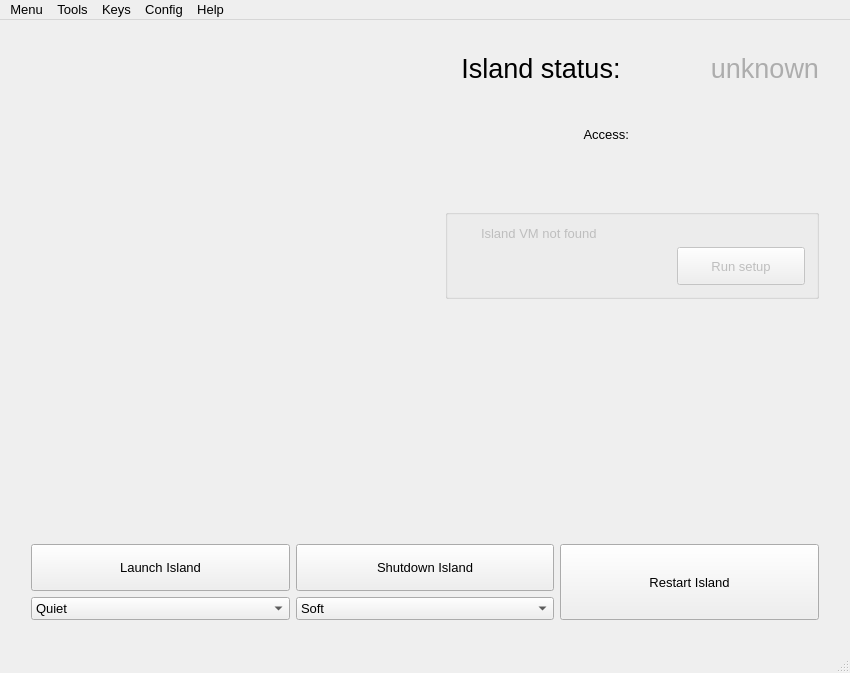
<?xml version="1.0" encoding="UTF-8"?>
<ui version="4.0">
 <class>MainWindow</class>
 <widget class="QMainWindow" name="MainWindow">
  <property name="geometry">
   <rect>
    <x>0</x>
    <y>0</y>
    <width>850</width>
    <height>673</height>
   </rect>
  </property>
  <property name="minimumSize">
   <size>
    <width>640</width>
    <height>480</height>
   </size>
  </property>
  <property name="font">
   <font>
    <pointsize>10</pointsize>
   </font>
  </property>
  <property name="windowTitle">
   <string>Island Manager</string>
  </property>
  <property name="windowIcon">
   <iconset resource="../../resources/resources.qrc">
    <normaloff>:/images/icons/island128.png</normaloff>:/images/icons/island128.png</iconset>
  </property>
  <property name="locale">
   <locale language="English" country="UnitedStates"/>
  </property>
  <widget class="QWidget" name="centralWidget">
   <layout class="QVBoxLayout" name="verticalLayout_7">
    <item>
     <layout class="QVBoxLayout" name="verticalLayout_6">
      <property name="spacing">
       <number>5</number>
      </property>
      <property name="leftMargin">
       <number>20</number>
      </property>
      <property name="topMargin">
       <number>20</number>
      </property>
      <property name="rightMargin">
       <number>20</number>
      </property>
      <property name="bottomMargin">
       <number>20</number>
      </property>
      <item>
       <layout class="QHBoxLayout" name="horizontalLayout_7">
        <item>
         <layout class="QHBoxLayout" name="horizontalLayout_3">
          <property name="leftMargin">
           <number>25</number>
          </property>
          <property name="topMargin">
           <number>25</number>
          </property>
          <item>
           <layout class="QVBoxLayout" name="verticalLayout_3">
            <item>
             <widget class="QLabel" name="label">
              <property name="sizePolicy">
               <sizepolicy hsizetype="Fixed" vsizetype="Fixed">
                <horstretch>0</horstretch>
                <verstretch>0</verstretch>
               </sizepolicy>
              </property>
              <property name="text">
               <string/>
              </property>
              <property name="pixmap">
               <pixmap resource="../../resources/resources.qrc">:/images/icons/island256.png</pixmap>
              </property>
              <property name="scaledContents">
               <bool>true</bool>
              </property>
             </widget>
            </item>
           </layout>
          </item>
         </layout>
        </item>
        <item>
         <spacer name="horizontalSpacer">
          <property name="orientation">
           <enum>Qt::Horizontal</enum>
          </property>
          <property name="sizeHint" stdset="0">
           <size>
            <width>40</width>
            <height>20</height>
           </size>
          </property>
         </spacer>
        </item>
        <item>
         <layout class="QVBoxLayout" name="verticalLayout_5">
          <item>
           <layout class="QHBoxLayout" name="horizontalLayout_2" stretch="0,0">
            <property name="spacing">
             <number>9</number>
            </property>
            <property name="sizeConstraint">
             <enum>QLayout::SetMaximumSize</enum>
            </property>
            <property name="topMargin">
             <number>2</number>
            </property>
            <property name="bottomMargin">
             <number>24</number>
            </property>
            <item>
             <widget class="QLabel" name="islandStatusLabel">
              <property name="sizePolicy">
               <sizepolicy hsizetype="Preferred" vsizetype="Preferred">
                <horstretch>0</horstretch>
                <verstretch>0</verstretch>
               </sizepolicy>
              </property>
              <property name="maximumSize">
               <size>
                <width>1965</width>
                <height>30</height>
               </size>
              </property>
              <property name="font">
               <font>
                <family>Arial</family>
                <pointsize>20</pointsize>
               </font>
              </property>
              <property name="styleSheet">
               <string notr="true"/>
              </property>
              <property name="text">
               <string>Island status: </string>
              </property>
              <property name="scaledContents">
               <bool>false</bool>
              </property>
              <property name="alignment">
               <set>Qt::AlignRight|Qt::AlignTrailing|Qt::AlignVCenter</set>
              </property>
              <property name="margin">
               <number>0</number>
              </property>
             </widget>
            </item>
            <item>
             <widget class="QLabel" name="islandStatus">
              <property name="sizePolicy">
               <sizepolicy hsizetype="Fixed" vsizetype="Preferred">
                <horstretch>0</horstretch>
                <verstretch>0</verstretch>
               </sizepolicy>
              </property>
              <property name="maximumSize">
               <size>
                <width>1965</width>
                <height>30</height>
               </size>
              </property>
              <property name="palette">
               <palette>
                <active>
                 <colorrole role="WindowText">
                  <brush brushstyle="SolidPattern">
                   <color alpha="255">
                    <red>173</red>
                    <green>173</green>
                    <blue>173</blue>
                   </color>
                  </brush>
                 </colorrole>
                </active>
                <inactive>
                 <colorrole role="WindowText">
                  <brush brushstyle="SolidPattern">
                   <color alpha="255">
                    <red>173</red>
                    <green>173</green>
                    <blue>173</blue>
                   </color>
                  </brush>
                 </colorrole>
                </inactive>
                <disabled>
                 <colorrole role="WindowText">
                  <brush brushstyle="SolidPattern">
                   <color alpha="255">
                    <red>120</red>
                    <green>120</green>
                    <blue>120</blue>
                   </color>
                  </brush>
                 </colorrole>
                </disabled>
               </palette>
              </property>
              <property name="font">
               <font>
                <family>Arial</family>
                <pointsize>20</pointsize>
               </font>
              </property>
              <property name="styleSheet">
               <string notr="true"/>
              </property>
              <property name="text">
               <string>unknown</string>
              </property>
              <property name="alignment">
               <set>Qt::AlignRight|Qt::AlignTrailing|Qt::AlignVCenter</set>
              </property>
              <property name="margin">
               <number>0</number>
              </property>
             </widget>
            </item>
           </layout>
          </item>
          <item>
           <layout class="QHBoxLayout" name="horizontalLayout_6">
            <property name="topMargin">
             <number>14</number>
            </property>
            <property name="bottomMargin">
             <number>0</number>
            </property>
            <item>
             <widget class="QLabel" name="island_access_label">
              <property name="layoutDirection">
               <enum>Qt::LeftToRight</enum>
              </property>
              <property name="text">
               <string>Access:</string>
              </property>
              <property name="alignment">
               <set>Qt::AlignRight|Qt::AlignTrailing|Qt::AlignVCenter</set>
              </property>
             </widget>
            </item>
            <item>
             <widget class="QLabel" name="island_access_address">
              <property name="font">
               <font>
                <underline>true</underline>
               </font>
              </property>
              <property name="styleSheet">
               <string notr="true"/>
              </property>
              <property name="text">
               <string notr="true"/>
              </property>
              <property name="openExternalLinks">
               <bool>true</bool>
              </property>
             </widget>
            </item>
           </layout>
          </item>
          <item>
           <layout class="QHBoxLayout" name="horizontalLayout_8">
            <property name="bottomMargin">
             <number>0</number>
            </property>
            <item>
             <widget class="QLabel" name="island_admin_access_address">
              <property name="font">
               <font>
                <underline>true</underline>
               </font>
              </property>
              <property name="layoutDirection">
               <enum>Qt::LeftToRight</enum>
              </property>
              <property name="styleSheet">
               <string notr="true"/>
              </property>
              <property name="text">
               <string notr="true"/>
              </property>
              <property name="alignment">
               <set>Qt::AlignRight|Qt::AlignTrailing|Qt::AlignVCenter</set>
              </property>
              <property name="openExternalLinks">
               <bool>true</bool>
              </property>
             </widget>
            </item>
           </layout>
          </item>
          <item>
           <spacer name="verticalSpacer_2">
            <property name="orientation">
             <enum>Qt::Vertical</enum>
            </property>
            <property name="sizeHint" stdset="0">
             <size>
              <width>20</width>
              <height>40</height>
             </size>
            </property>
           </spacer>
          </item>
          <item>
           <widget class="QGroupBox" name="groupBox">
            <property name="enabled">
             <bool>false</bool>
            </property>
            <property name="visible">
             <bool>false</bool>
            </property>
            <property name="layoutDirection">
             <enum>Qt::RightToLeft</enum>
            </property>
            <property name="styleSheet">
             <string notr="true"/>
            </property>
            <property name="title">
             <string/>
            </property>
            <property name="alignment">
             <set>Qt::AlignRight|Qt::AlignTrailing|Qt::AlignVCenter</set>
            </property>
            <layout class="QVBoxLayout" name="verticalLayout">
             <item>
              <layout class="QHBoxLayout" name="horizontalLayout_5">
               <item>
                <widget class="QLabel" name="setup_required_reason">
                 <property name="text">
                  <string>Island VM not found</string>
                 </property>
                </widget>
               </item>
               <item>
                <widget class="QLabel" name="setup_required_icon">
                 <property name="maximumSize">
                  <size>
                   <width>16</width>
                   <height>16</height>
                  </size>
                 </property>
                 <property name="text">
                  <string/>
                 </property>
                 <property name="pixmap">
                  <pixmap resource="../../resources/resources.qrc">:/images/info</pixmap>
                 </property>
                 <property name="scaledContents">
                  <bool>true</bool>
                 </property>
                </widget>
               </item>
              </layout>
             </item>
             <item>
              <layout class="QHBoxLayout" name="horizontalLayout">
               <property name="spacing">
                <number>0</number>
               </property>
               <property name="rightMargin">
                <number>0</number>
               </property>
               <property name="bottomMargin">
                <number>0</number>
               </property>
               <item>
                <widget class="QPushButton" name="button_launch_setup">
                 <property name="sizePolicy">
                  <sizepolicy hsizetype="Maximum" vsizetype="Fixed">
                   <horstretch>0</horstretch>
                   <verstretch>0</verstretch>
                  </sizepolicy>
                 </property>
                 <property name="layoutDirection">
                  <enum>Qt::LeftToRight</enum>
                 </property>
                 <property name="styleSheet">
                  <string notr="true">width: 120px; height: 30px</string>
                 </property>
                 <property name="text">
                  <string>Run setup</string>
                 </property>
                 <property name="icon">
                  <iconset resource="../../resources/resources.qrc">
                   <normaloff>:/images/gear</normaloff>:/images/gear</iconset>
                 </property>
                </widget>
               </item>
               <item>
                <spacer name="horizontalSpacer_2">
                 <property name="orientation">
                  <enum>Qt::Horizontal</enum>
                 </property>
                 <property name="sizeHint" stdset="0">
                  <size>
                   <width>40</width>
                   <height>20</height>
                  </size>
                 </property>
                </spacer>
               </item>
              </layout>
             </item>
            </layout>
           </widget>
          </item>
         </layout>
        </item>
       </layout>
      </item>
      <item>
       <spacer name="verticalSpacer">
        <property name="orientation">
         <enum>Qt::Vertical</enum>
        </property>
        <property name="sizeHint" stdset="0">
         <size>
          <width>20</width>
          <height>40</height>
         </size>
        </property>
       </spacer>
      </item>
      <item>
       <layout class="QHBoxLayout" name="horizontalLayout_4">
        <item>
         <layout class="QVBoxLayout" name="verticalLayout_2">
          <item>
           <widget class="QPushButton" name="launchIslandButton">
            <property name="sizePolicy">
             <sizepolicy hsizetype="Minimum" vsizetype="Preferred">
              <horstretch>0</horstretch>
              <verstretch>0</verstretch>
             </sizepolicy>
            </property>
            <property name="focusPolicy">
             <enum>Qt::NoFocus</enum>
            </property>
            <property name="whatsThis">
             <string>&lt;html&gt;&lt;head/&gt;&lt;body&gt;&lt;p&gt;Launch island. &lt;/p&gt;&lt;/body&gt;&lt;/html&gt;</string>
            </property>
            <property name="text">
             <string>Launch Island</string>
            </property>
            <property name="icon">
             <iconset resource="../../resources/resources.qrc">
              <normaloff>:/images/play</normaloff>:/images/play</iconset>
            </property>
            <property name="iconSize">
             <size>
              <width>48</width>
              <height>48</height>
             </size>
            </property>
            <property name="autoDefault">
             <bool>false</bool>
            </property>
            <property name="default">
             <bool>false</bool>
            </property>
            <property name="flat">
             <bool>false</bool>
            </property>
           </widget>
          </item>
          <item>
           <widget class="QComboBox" name="launchMode">
            <property name="focusPolicy">
             <enum>Qt::NoFocus</enum>
            </property>
            <item>
             <property name="text">
              <string>Quiet</string>
             </property>
            </item>
            <item>
             <property name="text">
              <string>Normal</string>
             </property>
            </item>
           </widget>
          </item>
         </layout>
        </item>
        <item>
         <layout class="QVBoxLayout" name="verticalLayout_4">
          <item>
           <widget class="QPushButton" name="shutdownIslandButton">
            <property name="sizePolicy">
             <sizepolicy hsizetype="Minimum" vsizetype="Preferred">
              <horstretch>0</horstretch>
              <verstretch>0</verstretch>
             </sizepolicy>
            </property>
            <property name="focusPolicy">
             <enum>Qt::NoFocus</enum>
            </property>
            <property name="styleSheet">
             <string notr="true">padding: 15px</string>
            </property>
            <property name="text">
             <string>Shutdown Island</string>
            </property>
            <property name="icon">
             <iconset resource="../../resources/resources.qrc">
              <normaloff>:/images/stop</normaloff>:/images/stop</iconset>
            </property>
            <property name="iconSize">
             <size>
              <width>48</width>
              <height>48</height>
             </size>
            </property>
            <property name="autoDefault">
             <bool>false</bool>
            </property>
            <property name="default">
             <bool>false</bool>
            </property>
            <property name="flat">
             <bool>false</bool>
            </property>
           </widget>
          </item>
          <item>
           <widget class="QComboBox" name="stopMode">
            <property name="focusPolicy">
             <enum>Qt::NoFocus</enum>
            </property>
            <item>
             <property name="text">
              <string>Soft</string>
             </property>
            </item>
            <item>
             <property name="text">
              <string>Force</string>
             </property>
            </item>
           </widget>
          </item>
         </layout>
        </item>
        <item>
         <widget class="QPushButton" name="restartIslandButton">
          <property name="sizePolicy">
           <sizepolicy hsizetype="Minimum" vsizetype="Preferred">
            <horstretch>0</horstretch>
            <verstretch>0</verstretch>
           </sizepolicy>
          </property>
          <property name="font">
           <font>
            <kerning>true</kerning>
           </font>
          </property>
          <property name="focusPolicy">
           <enum>Qt::NoFocus</enum>
          </property>
          <property name="styleSheet">
           <string notr="true">padding: 20px;</string>
          </property>
          <property name="text">
           <string>Restart Island</string>
          </property>
          <property name="icon">
           <iconset resource="../../resources/resources.qrc">
            <normaloff>:/images/reload</normaloff>:/images/reload</iconset>
          </property>
          <property name="iconSize">
           <size>
            <width>48</width>
            <height>48</height>
           </size>
          </property>
          <property name="autoDefault">
           <bool>false</bool>
          </property>
          <property name="flat">
           <bool>false</bool>
          </property>
         </widget>
        </item>
       </layout>
      </item>
     </layout>
    </item>
   </layout>
  </widget>
  <widget class="QMenuBar" name="menuBar">
   <property name="geometry">
    <rect>
     <x>0</x>
     <y>0</y>
     <width>850</width>
     <height>22</height>
    </rect>
   </property>
   <widget class="QMenu" name="menuOptions">
    <property name="title">
     <string>Menu</string>
    </property>
    <addaction name="actionInfo"/>
    <addaction name="separator"/>
    <addaction name="actionMinimize_2"/>
    <addaction name="actionClose"/>
   </widget>
   <widget class="QMenu" name="menuTools">
    <property name="title">
     <string>Tools</string>
    </property>
    <addaction name="act_islandsimage_authoring"/>
    <addaction name="act_my_torrents"/>
   </widget>
   <widget class="QMenu" name="menuKeys">
    <property name="title">
     <string>Keys</string>
    </property>
    <addaction name="act_trusted_keys"/>
    <addaction name="act_my_keys"/>
   </widget>
   <widget class="QMenu" name="menuConfig">
    <property name="title">
     <string>Config</string>
    </property>
    <addaction name="act_open_config"/>
    <addaction name="separator"/>
    <addaction name="act_update_vm"/>
   </widget>
   <widget class="QMenu" name="menuHelp">
    <property name="title">
     <string>Help</string>
    </property>
    <addaction name="act_help"/>
   </widget>
   <addaction name="menuOptions"/>
   <addaction name="menuTools"/>
   <addaction name="menuKeys"/>
   <addaction name="menuConfig"/>
   <addaction name="menuHelp"/>
  </widget>
  <widget class="QStatusBar" name="statusBar">
   <property name="locale">
    <locale language="English" country="UnitedStates"/>
   </property>
  </widget>
  <action name="actionExit">
   <property name="text">
    <string>Exit</string>
   </property>
   <property name="iconVisibleInMenu">
    <bool>true</bool>
   </property>
  </action>
  <action name="actionMinimize">
   <property name="text">
    <string>Minimize</string>
   </property>
   <property name="iconVisibleInMenu">
    <bool>true</bool>
   </property>
  </action>
  <action name="actionAbout">
   <property name="text">
    <string>About</string>
   </property>
   <property name="iconVisibleInMenu">
    <bool>true</bool>
   </property>
  </action>
  <action name="actionInfo">
   <property name="text">
    <string>Info</string>
   </property>
  </action>
  <action name="actionMinimize_2">
   <property name="text">
    <string>Minimize</string>
   </property>
  </action>
  <action name="actionClose">
   <property name="text">
    <string>Close</string>
   </property>
  </action>
  <action name="act_islandsimage_authoring">
   <property name="text">
    <string>Islands Image Authoring</string>
   </property>
  </action>
  <action name="act_my_torrents">
   <property name="text">
    <string>My torrents</string>
   </property>
  </action>
  <action name="act_trusted_keys">
   <property name="text">
    <string>Trusted keys</string>
   </property>
  </action>
  <action name="act_my_keys">
   <property name="text">
    <string>My keys</string>
   </property>
  </action>
  <action name="act_open_config">
   <property name="text">
    <string>Open configuration...</string>
   </property>
  </action>
  <action name="act_update_vm">
   <property name="text">
    <string>Update Islands VM...</string>
   </property>
  </action>
  <action name="act_help">
   <property name="text">
    <string>User guide</string>
   </property>
  </action>
 </widget>
 <layoutdefault spacing="6" margin="11"/>
 <resources>
  <include location="../../resources/resources.qrc"/>
  <include location="../../resources/resources.qrc"/>
 </resources>
 <connections/>
</ui>
